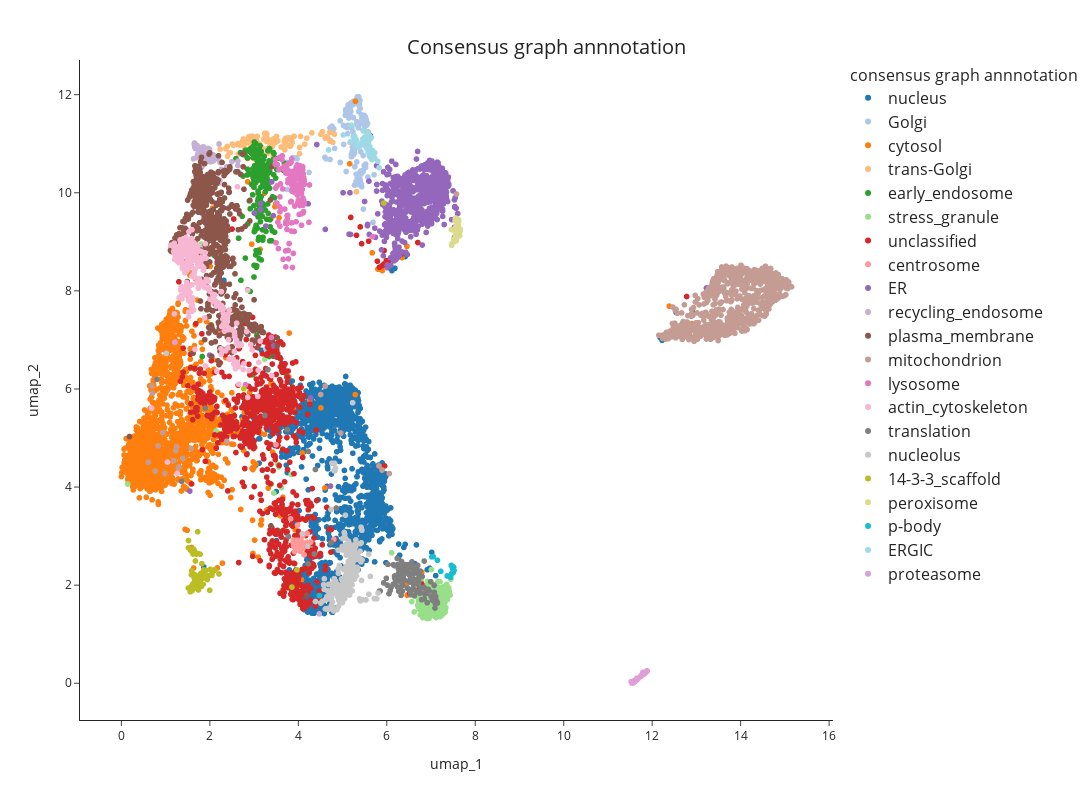

The cell this chart's notebook holds for it:
### Code cell
# plot side-by-side
fig1 = px.scatter(
            umap_table,
            x="umap_1",
            y="umap_2",
            hover_name='Gene_name_canonical',
            color="consensus_graph_annnotation",
            #color_continuous_scale=px.colors.cyclical.mygbm[: -1], # small palette (Kibeom)
            #color_discrete_sequence=px.colors.qualitative.Dark24, # Duo: expand the color palette # for more options, see https://plotly.com/python/discrete-color/
            color_discrete_map = color_mapping_Oct25, # Duo: expand the color palette # for more options, see https://plotly.com/python/discrete-color/
            hover_data=None,
            template='simple_white')
fig1.update_traces(marker=dict(size=6))
fig1.update(layout_coloraxis_showscale=False)
fig1.update_layout(width=1200, height=800)
fig1.update_layout(title_text=f"Consensus graph annnotation", title_x=0.5, title_y=0.95, title_font_size=20)
fig1.update_legends(title_text='consensus graph annnotation', title_font_size=16, font_size=16 )

pio.write_html(fig1, file=plot_dir / f"{timestamp}_UMAP_consensus_graph_annnotation.html", auto_open=False)

fig1

### Figure 1 — Plotly figure (JSON) as saved in the notebook; plotly's stock layout.template omitted (floating-point values rounded to 4 significant figures; data arrays with more than 128 entries replaced by an {"elided": "..."} marker saying what was removed)
{"data": [{"hovertemplate": "<b>%{hovertext}</b><br><br>consensus_graph_annnotation=nucleus<br>umap_1=%{x}<br>umap_2=%{y}<extra></extra>", "hovertext": {"elided": "1536 str values"}, "legendgroup": "nucleus", "marker": {"color": "#1f77b4", "size": 6, "symbol": "circle"}, "mode": "markers", "name": "nucleus", "showlegend": true, "type": "scattergl", "x": {"elided": "1536 float values"}, "xaxis": "x", "y": {"elided": "1536 float values"}, "yaxis": "y"}, {"hovertemplate": "<b>%{hovertext}</b><br><br>consensus_graph_annnotation=Golgi<br>umap_1=%{x}<br>umap_2=%{y}<extra></extra>", "hovertext": {"elided": "193 str values"}, "legendgroup": "Golgi", "marker": {"color": "#aec7e8", "size": 6, "symbol": "circle"}, "mode": "markers", "name": "Golgi", "showlegend": true, "type": "scattergl", "x": {"elided": "193 float values"}, "xaxis": "x", "y": {"elided": "193 float values"}, "yaxis": "y"}, {"hovertemplate": "<b>%{hovertext}</b><br><br>consensus_graph_annnotation=cytosol<br>umap_1=%{x}<br>umap_2=%{y}<extra></extra>", "hovertext": {"elided": "1836 str values"}, "legendgroup": "cytosol", "marker": {"color": "#ff7f0e", "size": 6, "symbol": "circle"}, "mode": "markers", "name": "cytosol", "showlegend": true, "type": "scattergl", "x": {"elided": "1836 float values"}, "xaxis": "x", "y": {"elided": "1836 float values"}, "yaxis": "y"}, {"hovertemplate": "<b>%{hovertext}</b><br><br>consensus_graph_annnotation=trans-Golgi<br>umap_1=%{x}<br>umap_2=%{y}<extra></extra>", "hovertext": ["TM9SF2", "TBC1D5", "ACBD3", "ATG9A", "WDFY1", "SPG21", "ANGEL1", "SYNGR2", "TRAPPC8", "SPRYD7", "SNAP47", "ARFIP2", "TRAPPC2L", "SLC12A7", "DTNBP1", "OSBPL11", "SH3GLB1", "PSEN2", "SLC20A2", "LRBA", "TGOLN2", "MFSD4B", "SLC9A6", "TMEM63A", "TRAPPC13", "TMEM87A", "SV2A", "YIPF6", "SORT1", "KIAA0319L", "SYAP1", "SNX8", "GOLM1", "TRAPPC11", "SLC12A4", "KCT2", "LMBRD2", "ARFIP1", "SYNGR1", "ATP7B", "TVP23C", "MDK", "STX16", "C17orf75", "RAB29", "SPRY1", "TRAPPC3", "STX6", "ATP9B", "STX10", "DNAJC13", "VAMP4", "CPD", "SNX4", "TRAPPC2", "M6PR", "OSBP", "CLCN3", "CLCN5", "EFNA5", "ATP7A", "MTMR9", "ATP8A1", "SNX30", "FAM219B", "LRIG1", "AP1AR", "FAM91A1", "NAPG", "PLEKHH3", "TRAPPC6B", "TPRA1", "RAB43", "TRAPPC5", "FAM219A", "FAM177A1", "ARFGAP1", "DAGLB", "PI4K2B", "BLOC1S5", "RAB2B", "TRAPPC12", "GLG1", "TMEM230", "VTI1A", "RAB39B", "ANKRD27", "STX16", "TRAPPC9", "OSBPL9", "SLC35A5", "OSBPL10", "TMEM59", "WDR11", "PRKD2", "RAB33B", "CYSTM1", "HINT3", "RAB6B", "NDFIP2", "SNX7", "MTMR6", "TRAPPC4", "ATP6V0A2", "YIPF1", "TRAPPC1"], "legendgroup": "trans-Golgi", "marker": {"color": "#ffbb78", "size": 6, "symbol": "circle"}, "mode": "markers", "name": "trans-Golgi", "showlegend": true, "type": "scattergl", "x": [4.509, 3.35, 4.816, 2.934, 2.8, 3.105, 4.145, 2.641, 3.241, 3.679, 3.177, 4.626, 3.068, 2.401, 3.431, 3.874, 3.295, 3.696, 2.23, 2.389, 3.776, 2.92, 2.731, 2.671, 3.285, 3.904, 2.762, 3.428, 2.359, 3.777, 4.718, 2.89, 4.306, 3.279, 2.637, 4.05, 2.878, 3.451, 3.002, 3.218, 2.996, 2.459, 2.86, 3.354, 4.779, 2.534, 2.768, 2.783, 3.044, 2.926, 2.752, 3.494, 3.749, 2.868, 2.827, 2.946, 4.712, 2.97, 3.044, 2.997, 2.805, 3.435, 2.932, 2.966, 3.123, 3.61, 2.918, 3.362, 3.535, 2.438, 2.611, 2.727, 3.835, 2.724, 3.507, 4.612, 5.167, 3.274, 3.496, 3.419, 3.861, 3.253, 4.545, 3.688, 3.02, 3.324, 2.969, 5.313, 2.506, 3.712, 4.19, 3.854, 4.029, 3.319, 3.352, 4.661, 3.032, 4.028, 3.723, 3.817, 3.295, 3.372, 2.887, 3.711, 3.295, 2.904], "xaxis": "x", "y": [11.19, 10.89, 11.2, 11.11, 11.06, 11.01, 10.99, 10.79, 11.21, 11.04, 10.92, 11.14, 11.15, 10.75, 10.74, 11.13, 10.81, 10.88, 10.89, 10.94, 11.1, 11.15, 11.04, 10.97, 11.2, 11.15, 11.1, 11.03, 10.9, 11.12, 11.05, 11.06, 11.22, 11.21, 11.0, 11.15, 11.14, 11.1, 10.69, 11.09, 11.09, 10.82, 11.05, 11.07, 11.03, 10.97, 10.95, 11.07, 11.07, 11.11, 11.09, 11.03, 11.1, 11.02, 10.88, 11.11, 11.23, 11.15, 11.09, 11.1, 11.04, 11.04, 11.12, 11.12, 10.99, 10.93, 11.13, 10.97, 11.06, 10.81, 10.99, 10.81, 10.98, 10.97, 11.15, 11.11, 11.03, 11.05, 11.05, 10.95, 11.02, 11.16, 11.25, 11.08, 11.08, 10.82, 11.13, 10.02, 10.99, 11.11, 11.11, 11.03, 10.92, 11.07, 10.94, 11.13, 10.94, 10.8, 10.98, 10.95, 10.89, 10.97, 11.02, 11.04, 11.11, 11.02], "yaxis": "y"}, {"hovertemplate": "<b>%{hovertext}</b><br><br>consensus_graph_annnotation=early_endosome<br>umap_1=%{x}<br>umap_2=%{y}<extra></extra>", "hovertext": {"elided": "223 str values"}, "legendgroup": "early_endosome", "marker": {"color": "#2ca02c", "size": 6, "symbol": "circle"}, "mode": "markers", "name": "early_endosome", "showlegend": true, "type": "scattergl", "x": {"elided": "223 float values"}, "xaxis": "x", "y": {"elided": "223 float values"}, "yaxis": "y"}, {"hovertemplate": "<b>%{hovertext}</b><br><br>consensus_graph_annnotation=stress_granule<br>umap_1=%{x}<br>umap_2=%{y}<extra></extra>", "hovertext": {"elided": "243 str values"}, "legendgroup": "stress_granule", "marker": {"color": "#98df8a", "size": 6, "symbol": "circle"}, "mode": "markers", "name": "stress_granule", "showlegend": true, "type": "scattergl", "x": {"elided": "243 float values"}, "xaxis": "x", "y": {"elided": "243 float values"}, "yaxis": "y"}, {"hovertemplate": "<b>%{hovertext}</b><br><br>consensus_graph_annnotation=unclassified<br>umap_1=%{x}<br>umap_2=%{y}<extra></extra>", "hovertext": {"elided": "873 str values"}, "legendgroup": "unclassified", "marker": {"color": "#d62728", "size": 6, "symbol": "circle"}, "mode": "markers", "name": "unclassified", "showlegend": true, "type": "scattergl", "x": {"elided": "873 float values"}, "xaxis": "x", "y": {"elided": "873 float values"}, "yaxis": "y"}, {"hovertemplate": "<b>%{hovertext}</b><br><br>consensus_graph_annnotation=centrosome<br>umap_1=%{x}<br>umap_2=%{y}<extra></extra>", "hovertext": ["CCP110", "CEP72", "CEP57", "MED4", "ALMS1", "WRAP73", "RNF213", "MPHOSPH9", "CDK5RAP2", "CEP78", "CSPP1", "CEP290", "CEP350", "OFD1", "BBS4", "CEP131", "PCM1", "PCM1", "CCDC14", "CETN3", "CEP152", "PCNT", "CEP43", "CSNK1D", "KIF7", "C2CD3", "ODF2", "CROCC", "CEP350", "CEP135", "TPGS1", "CEP128", "CEP68", "MIB1", "CEP97", "SPICE1", "CNTROB", "NIN", "CEP120", "CEP192", "PIBF1", "TBC1D31", "CCDC138", "CEP63", "AKAP9", "CCDC77", "CEP250", "CEP41", "SSX2IP", "CCDC61"], "legendgroup": "centrosome", "marker": {"color": "#ff9896", "size": 6, "symbol": "circle"}, "mode": "markers", "name": "centrosome", "showlegend": true, "type": "scattergl", "x": [3.893, 3.925, 4.129, 4.032, 4.102, 3.931, 3.888, 4.098, 3.898, 3.825, 3.891, 3.944, 3.495, 3.922, 3.898, 3.973, 3.927, 3.993, 3.92, 4.804, 4.19, 3.966, 3.92, 3.962, 3.907, 4.197, 3.908, 4.09, 3.917, 3.93, 3.982, 3.946, 3.961, 3.984, 3.915, 4.041, 3.993, 4.058, 3.947, 4.146, 3.915, 3.898, 3.958, 4.28, 3.937, 4.059, 3.941, 3.989, 3.92, 3.93], "xaxis": "x", "y": [2.795, 2.861, 2.62, 2.915, 2.744, 2.841, 2.917, 3.002, 2.844, 3.353, 2.847, 2.887, 4.866, 2.832, 2.837, 2.883, 2.911, 2.843, 2.808, 2.935, 2.873, 2.841, 2.819, 2.876, 2.85, 3.054, 2.843, 2.827, 2.817, 2.823, 3.224, 2.861, 2.779, 2.915, 2.684, 2.691, 2.796, 2.759, 2.77, 2.853, 2.854, 2.839, 2.865, 2.878, 2.8, 2.915, 2.784, 2.866, 2.902, 2.874], "yaxis": "y"}, {"hovertemplate": "<b>%{hovertext}</b><br><br>consensus_graph_annnotation=ER<br>umap_1=%{x}<br>umap_2=%{y}<extra></extra>", "hovertext": {"elided": "750 str values"}, "legendgroup": "ER", "marker": {"color": "#9467bd", "size": 6, "symbol": "circle"}, "mode": "markers", "name": "ER", "showlegend": true, "type": "scattergl", "x": {"elided": "750 float values"}, "xaxis": "x", "y": {"elided": "750 float values"}, "yaxis": "y"}, {"hovertemplate": "<b>%{hovertext}</b><br><br>consensus_graph_annnotation=recycling_endosome<br>umap_1=%{x}<br>umap_2=%{y}<extra></extra>", "hovertext": ["GPRC5B", "FCGRT", "CDK16", "NKIRAS2", "CEMIP2", "MYADM", "CERK", "LDLR", "SLC12A6", "SYT1", "SCAMP2", "SERPINF1", "RAB11FIP5", "RALGAPA1", "STX3", "ATP13A3", "SMIM1", "ARHGAP10", "ECE1", "A0A3B3ITR4[p]", "ARL13B", "STEAP3", "ABCB1", "Q59FF5[p];A8CDT9[p]", "A8K6Q8[p];B7Z2I6[p]", "BICD1", "MICALL1", "ATP6V0D1", "PODXL", "ATP11A", "VAMP2", "ITGB1BP1", "SCAMP3", "SCAMP1", "STX7", "ATP9A", "SFN", "SLC1A1", "TRAPPC10", "ADGRE5", "SIRPA", "CSNK1G2", "LRP2", "ATP8B2", "LRP1", "PTPRJ", "ADAM9", "RAB32", "NHERF2", "VAMP3", "RAB11B", "RALGAPA2", "GFOD2", "ANO6", "ATP6V0A1", "WDR44", "COLEC12", "SLC35F1", "RAB11FIP1", "SLCO4C1", "RAB11FIP2", "RALGAPB", "STX12", "LMTK2", "CD302", "SLC35F2", "CMTM4", "CCNY", "ITFG1", "APBB2", "SCAMP4", "CMTM7", "ABHD17A", "CRACR2A", "VAMP8", "SEMA4C", "PACC1", "KIAA1549", "GFOD1", "PODXL2", "MRC2", "LNPEP", "PACSIN3", "ATP11B", "CSNK1G3"], "legendgroup": "recycling_endosome", "marker": {"color": "#c5b0d5", "size": 6, "symbol": "circle"}, "mode": "markers", "name": "recycling_endosome", "showlegend": true, "type": "scattergl", "x": [1.773, 2.012, 1.872, 1.669, 1.728, 2.196, 1.631, 1.961, 1.988, 1.998, 1.969, 2.63, 1.834, 1.713, 1.774, 1.865, 1.838, 1.785, 1.854, 1.675, 1.791, 1.862, 1.734, 1.658, 2.219, 2.415, 1.664, 2.498, 1.744, 1.839, 2.21, 1.723, 2.634, 2.079, 2.078, 1.778, 4.472, 1.853, 2.208, 1.813, 1.967, 1.816, 1.713, 1.85, 1.943, 1.677, 1.736, 1.879, 1.771, 2.46, 2.224, 1.652, 1.833, 1.786, 2.231, 2.08, 1.79, 1.897, 1.84, 2.024, 1.65, 1.734, 2.378, 1.671, 1.997, 1.937, 2.096, 1.898, 2.118, 2.257, 2.077, 1.967, 1.729, 1.885, 2.038, 1.814, 1.962, 1.69, 1.653, 1.78, 1.85, 2.0, 1.88, 1.791, 1.696], "xaxis": "x", "y": [10.81, 10.65, 10.19, 10.98, 10.93, 10.19, 10.69, 10.9, 10.89, 10.87, 10.69, 10.56, 10.83, 10.96, 10.52, 10.93, 10.89, 10.41, 10.7, 10.9, 10.84, 10.6, 10.9, 10.93, 10.43, 9.682, 10.98, 10.64, 10.8, 10.89, 10.66, 10.78, 10.64, 10.68, 10.65, 10.89, 1.414, 10.67, 11.0, 10.87, 10.65, 10.52, 10.96, 10.59, 10.77, 10.98, 10.77, 10.77, 10.55, 10.5, 10.26, 11.0, 10.61, 10.77, 10.62, 10.77, 10.89, 10.74, 10.8, 10.63, 10.98, 10.9, 10.53, 10.99, 10.63, 10.72, 10.29, 10.34, 10.7, 10.48, 10.71, 10.77, 10.91, 10.81, 10.68, 10.9, 10.72, 10.9, 11.02, 10.73, 10.94, 10.73, 10.65, 10.92, 10.72], "yaxis": "y"}, {"hovertemplate": "<b>%{hovertext}</b><br><br>consensus_graph_annnotation=plasma_membrane<br>umap_1=%{x}<br>umap_2=%{y}<extra></extra>", "hovertext": {"elided": "653 str values"}, "legendgroup": "plasma_membrane", "marker": {"color": "#8c564b", "size": 6, "symbol": "circle"}, "mode": "markers", "name": "plasma_membrane", "showlegend": true, "type": "scattergl", "x": {"elided": "653 float values"}, "xaxis": "x", "y": {"elided": "653 float values"}, "yaxis": "y"}, {"hovertemplate": "<b>%{hovertext}</b><br><br>consensus_graph_annnotation=mitochondrion<br>umap_1=%{x}<br>umap_2=%{y}<extra></extra>", "hovertext": {"elided": "864 str values"}, "legendgroup": "mitochondrion", "marker": {"color": "#c49c94", "size": 6, "symbol": "circle"}, "mode": "markers", "name": "mitochondrion", "showlegend": true, "type": "scattergl", "x": {"elided": "864 float values"}, "xaxis": "x", "y": {"elided": "864 float values"}, "yaxis": "y"}, {"hovertemplate": "<b>%{hovertext}</b><br><br>consensus_graph_annnotation=lysosome<br>umap_1=%{x}<br>umap_2=%{y}<extra></extra>", "hovertext": {"elided": "169 str values"}, "legendgroup": "lysosome", "marker": {"color": "#e377c2", "size": 6, "symbol": "circle"}, "mode": "markers", "name": "lysosome", "showlegend": true, "type": "scattergl", "x": {"elided": "169 float values"}, "xaxis": "x", "y": {"elided": "169 float values"}, "yaxis": "y"}, {"hovertemplate": "<b>%{hovertext}</b><br><br>consensus_graph_annnotation=actin_cytoskeleton<br>umap_1=%{x}<br>umap_2=%{y}<extra></extra>", "hovertext": {"elided": "279 str values"}, "legendgroup": "actin_cytoskeleton", "marker": {"color": "#f7b6d2", "size": 6, "symbol": "circle"}, "mode": "markers", "name": "actin_cytoskeleton", "showlegend": true, "type": "scattergl", "x": {"elided": "279 float values"}, "xaxis": "x", "y": {"elided": "279 float values"}, "yaxis": "y"}, {"hovertemplate": "<b>%{hovertext}</b><br><br>consensus_graph_annnotation=translation<br>umap_1=%{x}<br>umap_2=%{y}<extra></extra>", "hovertext": {"elided": "159 str values"}, "legendgroup": "translation", "marker": {"color": "#7f7f7f", "size": 6, "symbol": "circle"}, "mode": "markers", "name": "translation", "showlegend": true, "type": "scattergl", "x": {"elided": "159 float values"}, "xaxis": "x", "y": {"elided": "159 float values"}, "yaxis": "y"}, {"hovertemplate": "<b>%{hovertext}</b><br><br>consensus_graph_annnotation=nucleolus<br>umap_1=%{x}<br>umap_2=%{y}<extra></extra>", "hovertext": {"elided": "207 str values"}, "legendgroup": "nucleolus", "marker": {"color": "#c7c7c7", "size": 6, "symbol": "circle"}, "mode": "markers", "name": "nucleolus", "showlegend": true, "type": "scattergl", "x": {"elided": "207 float values"}, "xaxis": "x", "y": {"elided": "207 float values"}, "yaxis": "y"}, {"hovertemplate": "<b>%{hovertext}</b><br><br>consensus_graph_annnotation=14-3-3_scaffold<br>umap_1=%{x}<br>umap_2=%{y}<extra></extra>", "hovertext": {"elided": "130 str values"}, "legendgroup": "14-3-3_scaffold", "marker": {"color": "#bcbd22", "size": 6, "symbol": "circle"}, "mode": "markers", "name": "14-3-3_scaffold", "showlegend": true, "type": "scattergl", "x": {"elided": "130 float values"}, "xaxis": "x", "y": {"elided": "130 float values"}, "yaxis": "y"}, {"hovertemplate": "<b>%{hovertext}</b><br><br>consensus_graph_annnotation=peroxisome<br>umap_1=%{x}<br>umap_2=%{y}<extra></extra>", "hovertext": ["PEX26", "ACAA1", "ACOX1", "FAR2", "PEX6", "PEX12", "PEX5", "HSD17B4", "SCP2", "CAT", "ACBD5", "FAR1", "B4DL07[p]", "AGPS", "ACOT8", "GNPAT", "ACOX3", "SLC25A17", "PEX1", "PEX14", "ABCD3", "PEX2", "ABCD1", "EPHX2", "PEX3", "EHHADH", "TYSND1", "DECR2", "GSTK1", "ECI2", "ACAD11", "TMEM135", "LONP2", "PEX13", "PAFAH2", "PECR", "PXMP2", "HACL1", "CROT", "PEX16"], "legendgroup": "peroxisome", "marker": {"color": "#dbdb8d", "size": 6, "symbol": "circle"}, "mode": "markers", "name": "peroxisome", "showlegend": true, "type": "scattergl", "x": [7.63, 7.542, 7.611, 7.664, 7.534, 7.622, 7.466, 7.574, 7.52, 7.533, 7.575, 7.571, 7.517, 7.581, 7.622, 7.579, 7.662, 7.621, 7.569, 7.566, 7.559, 7.649, 7.572, 7.476, 7.544, 7.619, 7.657, 7.568, 7.458, 7.513, 7.604, 7.587, 7.646, 7.627, 7.554, 7.583, 7.532, 7.573, 7.619, 7.554], "xaxis": "x", "y": [9.136, 9.278, 9.166, 9.25, 9.025, 9.146, 8.931, 9.063, 9.05, 9.235, 9.317, 9.21, 9.005, 9.099, 9.45, 9.185, 9.231, 9.339, 9.02, 9.166, 9.11, 9.124, 9.045, 8.967, 9.434, 9.428, 9.23, 9.331, 9.245, 9.248, 9.453, 9.119, 9.191, 9.423, 9.049, 9.291, 9.067, 9.195, 9.149, 9.485], "yaxis": "y"}, {"hovertemplate": "<b>%{hovertext}</b><br><br>consensus_graph_annnotation=p-body<br>umap_1=%{x}<br>umap_2=%{y}<extra></extra>", "hovertext": ["EIF4ENIF1", "LSM5", "LSM1", "LSM3", "LSM14B", "EDC4", "Q6ZMY0[p]", "PATL1", "DCP2", "DCP1B", "XRN1", "LSM14A", "EDC3", "LSM14B", "YTHDC2", "DCP1A", "LSM2", "MARF1"], "legendgroup": "p-body", "marker": {"color": "#17becf", "size": 6, "symbol": "circle"}, "mode": "markers", "name": "p-body", "showlegend": true, "type": "scattergl", "x": [7.473, 7.145, 7.482, 7.049, 7.365, 7.52, 7.22, 7.486, 7.504, 7.51, 7.501, 7.467, 7.498, 4.475, 7.442, 7.497, 7.019, 7.459], "xaxis": "x", "y": [2.242, 2.507, 2.359, 2.582, 2.187, 2.3, 2.282, 2.381, 2.351, 2.365, 2.256, 2.232, 2.321, 1.786, 2.162, 2.328, 2.577, 2.403], "yaxis": "y"}, {"hovertemplate": "<b>%{hovertext}</b><br><br>consensus_graph_annnotation=ERGIC<br>umap_1=%{x}<br>umap_2=%{y}<extra></extra>", "hovertext": ["SREBF2", "LMAN1", "DESI2", "TMED10", "TMED9", "EGFL7", "COPZ1", "COPG2", "TRIM27", "IER3IP1", "ERP44", "LMAN2", "ERGIC3", "LYSMD3", "RAB3B", "ARCN1", "METTL9", "TRIM4", "YIPF5", "B4DSQ5[p]", "GPR89B", "ERGIC1", "RAB3GAP1", "SEC31A", "COPB2", "SEC22B", "SLC39A11", "COPE", "BET1", "RER1", "SEC22B", "SEC24D", "SEC24A", "ARF4", "COPB1", "COPA", "SCAP", "TMED1", "TMED2", "SAR1B", "YIF1B", "PIGG", "RABL3", "SAR1A", "TMED4", "MTMR14", "MCFD2", "CHPT1", "SCFD1", "LMAN2L", "RAB3GAP2", "RAB18", "MTMR4", "TMED5", "COPG1"], "legendgroup": "ERGIC", "marker": {"color": "#9edae5", "size": 6, "symbol": "circle"}, "mode": "markers", "name": "ERGIC", "showlegend": true, "type": "scattergl", "x": [5.648, 5.692, 5.586, 5.667, 5.649, 5.599, 5.284, 5.272, 5.178, 5.575, 5.657, 5.647, 5.538, 5.558, 5.825, 5.301, 5.454, 5.622, 5.4, 5.527, 5.615, 5.727, 5.259, 5.196, 5.296, 5.718, 5.798, 5.271, 5.468, 5.475, 5.578, 5.385, 5.359, 5.241, 5.274, 5.319, 5.557, 5.676, 5.644, 5.305, 5.536, 5.673, 5.707, 5.63, 5.492, 4.683, 5.688, 5.016, 5.539, 5.704, 5.316, 5.64, 5.608, 5.729, 5.29], "xaxis": "x", "y": [11.12, 10.7, 11.02, 10.67, 10.8, 11.17, 11.11, 11.15, 11.04, 10.88, 10.78, 10.82, 11.1, 11.12, 10.51, 11.09, 11.09, 11.1, 10.99, 11.13, 10.94, 10.82, 11.08, 11.38, 11.08, 10.82, 10.64, 11.11, 11.26, 11.02, 10.83, 10.94, 10.92, 11.15, 11.1, 11.06, 11.23, 10.74, 10.77, 10.95, 11.17, 10.87, 10.74, 10.88, 11.12, 10.87, 10.8, 11.18, 10.91, 10.8, 11.06, 10.81, 10.75, 10.71, 11.11], "yaxis": "y"}, {"hovertemplate": "<b>%{hovertext}</b><br><br>consensus_graph_annnotation=proteasome<br>umap_1=%{x}<br>umap_2=%{y}<extra></extra>", "hovertext": ["PSMD13", "ZFAND5", "PSME3IP1", "RAD23A", "PSMG3", "PSMA2", "TCP11L2", "PSME2", "PSMC6", "NUB1", "PSMA7", "PSME1", "BAG1", "PSMD12", "PSMA5", "PSMC5", "PSMB2", "PSMC3", "PSMA3", "PSMA6", "PSMB4", "PSMC2", "PSMD14", "PSMB3", "PSMC4", "PSMG1", "TCP11L1", "UBQLN2", "PSMB7", "UBFD1", "PSMD11", "PSMD3", "TXNL1", "PSMA1", "PSMA4", "PSMB6", "PSMB5", "PSMD7", "USP14", "RAD23B", "PSMD4", "PSME3", "PSMC1", "UBE3A", "PSMD2", "PSME4", "PSMD6", "UBE3C", "ADRM1", "PSMB1", "AKIRIN2", "PSMG4", "UCHL5", "UCHL5", "DDI2", "PSMD4", "ECPAS", "PSME3", "ZFAND6", "UBR7", "AFG2A", "UBLCP1", "PSMG2", "NGLY1", "PSMD1", "PITHD1", "RNF181", "POMP", "USP15", "RNF115", "PSMD8", "PSMC3"], "legendgroup": "proteasome", "marker": {"color": "#de9ed6", "size": 6, "symbol": "circle"}, "mode": "markers", "name": "proteasome", "showlegend": true, "type": "scattergl", "x": [11.88, 11.66, 11.61, 11.62, 11.66, 11.85, 11.62, 11.79, 11.84, 11.61, 11.8, 11.86, 11.6, 11.86, 11.78, 11.89, 11.84, 11.58, 11.83, 11.85, 11.86, 11.81, 11.85, 11.85, 11.86, 11.78, 11.59, 11.79, 11.84, 11.62, 11.87, 11.81, 11.59, 11.84, 11.82, 11.79, 11.83, 11.87, 11.8, 11.84, 11.81, 1.209, 11.82, 11.62, 11.81, 11.74, 11.79, 11.81, 11.83, 11.85, 11.63, 11.61, 11.83, 11.6, 11.52, 11.86, 11.73, 11.76, 11.61, 11.65, 11.69, 11.67, 11.75, 11.59, 11.89, 11.55, 11.56, 11.63, 11.59, 11.78, 11.87, 11.85], "xaxis": "x", "y": [0.2488, 0.07822, 0.04615, 0.05686, 0.08809, 0.2317, 0.05008, 0.1776, 0.2141, 0.04535, 0.1914, 0.2335, 0.0378, 0.237, 0.1656, 0.2541, 0.2174, 0.02476, 0.2045, 0.2229, 0.2281, 0.1876, 0.2263, 0.2238, 0.2286, 0.1735, 0.04012, 0.2208, 0.2185, 0.05165, 0.2423, 0.1932, 0.01328, 0.2097, 0.1993, 0.1717, 0.2054, 0.239, 0.1795, 0.2151, 0.1924, 6.95, 0.2001, 0.04515, 0.1845, 0.1388, 0.1763, 0.1922, 0.1982, 0.227, 0.05831, 0.05152, 0.208, 0.04524, 0.03259, 0.2343, 0.1351, 0.1665, 0.03904, 0.1007, 0.101, 0.08963, 0.1427, 0.04901, 0.2488, 0, 0.02088, 0.0576, 0.03839, 0.1818, 0.2418, 0.2248], "yaxis": "y"}], "layout": {"coloraxis": {"showscale": false}, "height": 800, "legend": {"font": {"size": 16}, "title": {"font": {"size": 16}, "text": "consensus graph annnotation"}, "tracegroupgap": 0}, "margin": {"t": 60}, "title": {"font": {"size": 20}, "text": "Consensus graph annnotation", "x": 0.5, "y": 0.95}, "width": 1200, "xaxis": {"anchor": "y", "domain": [0, 1], "title": {"text": "umap_1"}}, "yaxis": {"anchor": "x", "domain": [0, 1], "title": {"text": "umap_2"}}}}
